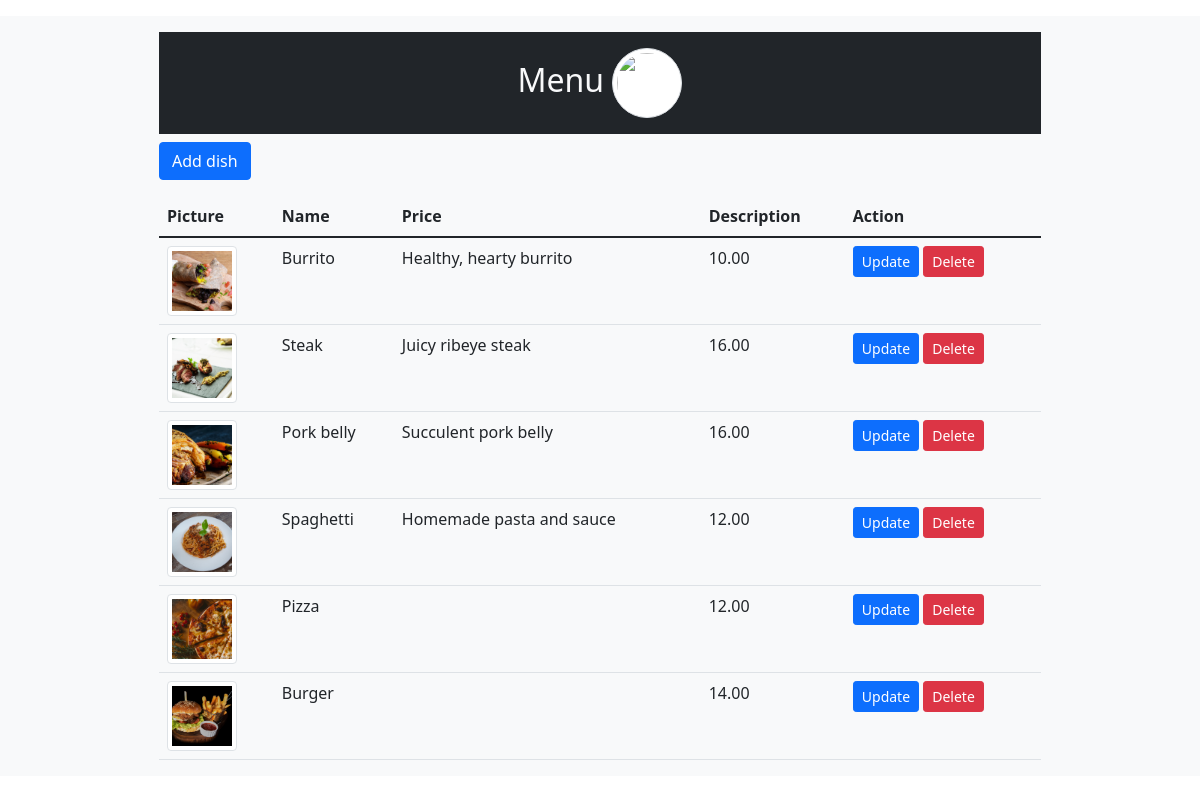
The page / on the database its author committed.
### tables this page shows
CREATE TABLE `dishes` (
  `dish_id` int(11) NOT NULL,
  `name` varchar(50) NOT NULL,
  `price` decimal(13,2) NOT NULL,
  `image` varchar(255) DEFAULT NULL,
  `description` varchar(200) DEFAULT NULL
);

### index.php (the view, shortened to what this page needs)
<?php require_once 'actions/db_connect.php';
$sql = 'SELECT * FROM dishes';
$result = mysqli_query($connect, $sql);
$tbody="";
if(mysqli_num_rows($result)>0){
    while($row = mysqli_fetch_assoc($result)){
        $tbody .= "<tr>
            <td><img class='img-thumbnail' style='height:150px' src='pictures/".$row['image']."'</td>
            <td>".$row['name']."</td>
            <td>".$row['description']."</td>
            <td>".$row['price']."</td>
            <td><a href='update.php?id=" .$row['dish_id']."'><button class='btn btn-primary btn-sm' type='button'>Update</button></a>
            <a href='delete.php?id=" .$row['dish_id']."'><button class='btn btn-danger btn-sm' type='button'>Delete</button></a></td>
            </tr>";
    }
    }else{
        $tbody="<tr><td colspan='4' class='text-center'>No Data Available</td></tr>";
    }
?>
<!DOCTYPE html>
<html lang="en">
<head>
    <?php require_once 'components/boot.php'; ?>
</head>
<body>
    <div class="container-fluid bg-light mx-auto">
    <fieldset class="w-75 mt-3 mx-auto">
<legend class='h2 bg-dark text-light text-center p-3 mt-3'>Menu <img class='img-thumbnail rounded-circle' src='pictures/menu.jpg'></legend>
<div class="mb-3">
<a href="create.php"><button class='btn btn-primary' type="button">Add dish</button></a>
</div>
<table class='table table-hover'>
<thead class='table'>
<tr>
    <th>Picture</th>
    <th>Name</th>
    <th>Price</th>
    <th>Description</th>
    <th>Action</th>
</thead>
<tbody>
<?php echo $tbody ?>
</tbody>
</table>
</fieldset>
    </div>
</body>
</html>

### components/boot.php (shortened to what this page needs)
<link href="https://cdn.jsdelivr.net/npm/bootstrap@5.1.3/dist/css/bootstrap.min.css" rel="stylesheet">

### index.php (style rules this page uses)
.img-thumbnail { width: 70px !important; height: 70px !important; object-fit: cover; }

### rows shown on the page
dishes: image (picture), name "Burrito", description "Healthy, hearty burrito", price "10.00"
dishes: image (picture), name "Steak", description "Juicy ribeye steak", price "16.00"
dishes: image (picture), name "Pork belly", description "Succulent pork belly", price "16.00"
dishes: image (picture), name "Spaghetti", description "Homemade pasta and sauce", price "12.00"
dishes: image (picture), name "Pizza", price "12.00"
dishes: image (picture), name "Burger", price "14.00"
